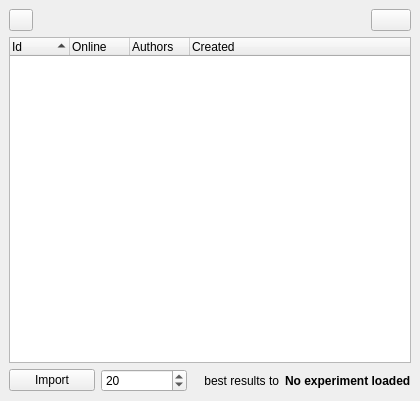
<?xml version="1.0" encoding="UTF-8"?>
<ui version="4.0">
 <class>ConversionCtrl</class>
 <widget class="QWidget" name="ConversionCtrl">
  <property name="geometry">
   <rect>
    <x>0</x>
    <y>0</y>
    <width>420</width>
    <height>401</height>
   </rect>
  </property>
  <property name="windowTitle">
   <string>Import results</string>
  </property>
  <property name="windowIcon">
   <iconset resource="../../../ressources/ressources.qrc">
    <normaloff>:/img/icons/entities_go</normaloff>:/img/icons/entities_go</iconset>
  </property>
  <layout class="QVBoxLayout" name="verticalLayout">
   <property name="margin">
    <number>0</number>
   </property>
   <item>
    <widget class="QScrollArea" name="scrollArea">
     <property name="frameShape">
      <enum>QFrame::NoFrame</enum>
     </property>
     <property name="frameShadow">
      <enum>QFrame::Sunken</enum>
     </property>
     <property name="widgetResizable">
      <bool>true</bool>
     </property>
     <widget class="QWidget" name="scrollAreaWidgetContents_2">
      <property name="geometry">
       <rect>
        <x>0</x>
        <y>0</y>
        <width>420</width>
        <height>401</height>
       </rect>
      </property>
      <layout class="QVBoxLayout" name="verticalLayout_3">
       <property name="margin">
        <number>0</number>
       </property>
       <item>
        <widget class="QStackedWidget" name="stackedWidget">
         <property name="currentIndex">
          <number>1</number>
         </property>
         <widget class="QWidget" name="page">
          <layout class="QVBoxLayout" name="verticalLayout_4">
           <item>
            <widget class="QLabel" name="label">
             <property name="text">
              <string>Progression</string>
             </property>
            </widget>
           </item>
           <item>
            <widget class="QTextEdit" name="txtOut"/>
           </item>
           <item>
            <layout class="QHBoxLayout" name="horizontalLayout_2">
             <item>
              <spacer name="horizontalSpacer_2">
               <property name="orientation">
                <enum>Qt::Horizontal</enum>
               </property>
               <property name="sizeHint" stdset="0">
                <size>
                 <width>40</width>
                 <height>20</height>
                </size>
               </property>
              </spacer>
             </item>
             <item>
              <widget class="QPushButton" name="btnStop">
               <property name="text">
                <string>Stop</string>
               </property>
              </widget>
             </item>
            </layout>
           </item>
          </layout>
         </widget>
         <widget class="QWidget" name="page_2">
          <layout class="QVBoxLayout" name="verticalLayout_2">
           <item>
            <layout class="QHBoxLayout" name="horizontalLayout_3">
             <item>
              <widget class="QPushButton" name="btnRefresh">
               <property name="maximumSize">
                <size>
                 <width>24</width>
                 <height>16777215</height>
                </size>
               </property>
               <property name="text">
                <string/>
               </property>
               <property name="icon">
                <iconset resource="../../../ressources/ressources.qrc">
                 <normaloff>:/img/icons/refresh</normaloff>:/img/icons/refresh</iconset>
               </property>
              </widget>
             </item>
             <item>
              <spacer name="horizontalSpacer">
               <property name="orientation">
                <enum>Qt::Horizontal</enum>
               </property>
               <property name="sizeHint" stdset="0">
                <size>
                 <width>40</width>
                 <height>20</height>
                </size>
               </property>
              </spacer>
             </item>
             <item>
              <widget class="QPushButton" name="pbInformation">
               <property name="text">
                <string/>
               </property>
               <property name="icon">
                <iconset resource="../../../ressources/ressources.qrc">
                 <normaloff>:/img/icons/information</normaloff>:/img/icons/information</iconset>
               </property>
              </widget>
             </item>
            </layout>
           </item>
           <item>
            <widget class="QTreeWidget" name="twExperiments">
             <property name="sizePolicy">
              <sizepolicy hsizetype="Expanding" vsizetype="Expanding">
               <horstretch>0</horstretch>
               <verstretch>0</verstretch>
              </sizepolicy>
             </property>
             <property name="sortingEnabled">
              <bool>true</bool>
             </property>
             <property name="wordWrap">
              <bool>false</bool>
             </property>
             <attribute name="headerVisible">
              <bool>true</bool>
             </attribute>
             <attribute name="headerDefaultSectionSize">
              <number>60</number>
             </attribute>
             <attribute name="headerHighlightSections">
              <bool>false</bool>
             </attribute>
             <attribute name="headerShowSortIndicator" stdset="0">
              <bool>true</bool>
             </attribute>
             <column>
              <property name="text">
               <string>Id</string>
              </property>
             </column>
             <column>
              <property name="text">
               <string>Online</string>
              </property>
             </column>
             <column>
              <property name="text">
               <string>Authors</string>
              </property>
             </column>
             <column>
              <property name="text">
               <string>Created</string>
              </property>
             </column>
            </widget>
           </item>
           <item>
            <layout class="QHBoxLayout" name="horizontalLayout">
             <item>
              <widget class="QPushButton" name="btnConvert">
               <property name="text">
                <string>Import</string>
               </property>
               <property name="icon">
                <iconset resource="../../../ressources/ressources.qrc">
                 <normaloff>:/img/icons/entities_go</normaloff>:/img/icons/entities_go</iconset>
               </property>
              </widget>
             </item>
             <item>
              <widget class="QSpinBox" name="spbNb">
               <property name="minimum">
                <number>1</number>
               </property>
               <property name="maximum">
                <number>10000</number>
               </property>
               <property name="value">
                <number>20</number>
               </property>
              </widget>
             </item>
             <item>
              <widget class="QLabel" name="label_2">
               <property name="text">
                <string>best results to</string>
               </property>
               <property name="alignment">
                <set>Qt::AlignRight|Qt::AlignTrailing|Qt::AlignVCenter</set>
               </property>
              </widget>
             </item>
             <item>
              <widget class="QLabel" name="lblExp">
               <property name="font">
                <font>
                 <weight>75</weight>
                 <bold>true</bold>
                </font>
               </property>
               <property name="text">
                <string>No experiment loaded</string>
               </property>
              </widget>
             </item>
            </layout>
           </item>
          </layout>
         </widget>
        </widget>
       </item>
      </layout>
     </widget>
    </widget>
   </item>
  </layout>
 </widget>
 <resources>
  <include location="../../../ressources/ressources.qrc"/>
 </resources>
 <connections/>
</ui>
